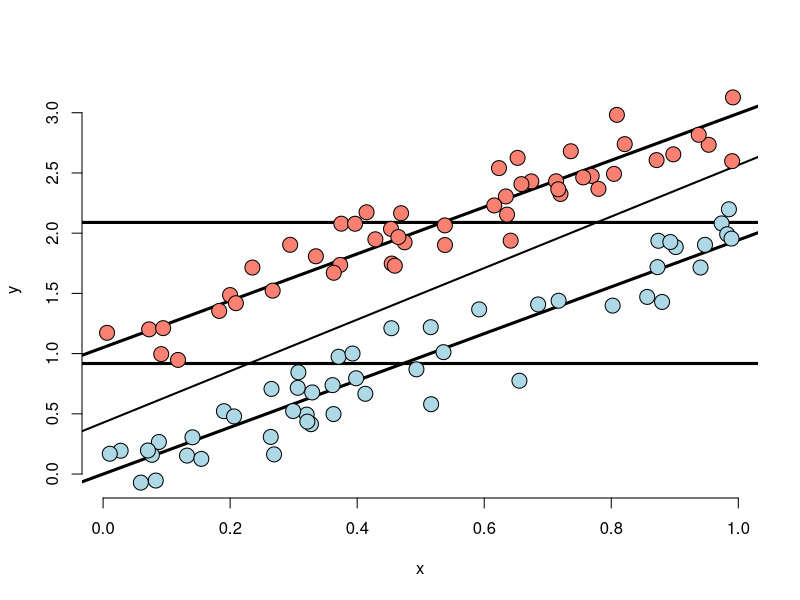

This chart was generated by the following R code:
n <- 100; t <- rep(c(0, 1), c(n/2, n/2)); x <- c(runif(n/2), runif(n/2)); 
beta0 <- 0; beta1 <- 2; tau <- 1; sigma <- .2
y <- beta0 + x * beta1 + t * tau + rnorm(n, sd = sigma)
plot(x, y, type = "n", frame = FALSE)
abline(lm(y ~ x), lwd = 2)
abline(h = mean(y[1 : (n/2)]), lwd = 3)
abline(h = mean(y[(n/2 + 1) : n]), lwd = 3)
fit <- lm(y ~ x + t)
abline(coef(fit)[1], coef(fit)[2], lwd = 3)
abline(coef(fit)[1] + coef(fit)[3], coef(fit)[2], lwd = 3)
points(x[1 : (n/2)], y[1 : (n/2)], pch = 21, col = "black", bg = "lightblue", cex = 2)
points(x[(n/2 + 1) : n], y[(n/2 + 1) : n], pch = 21, col = "black", bg = "salmon", cex = 2)